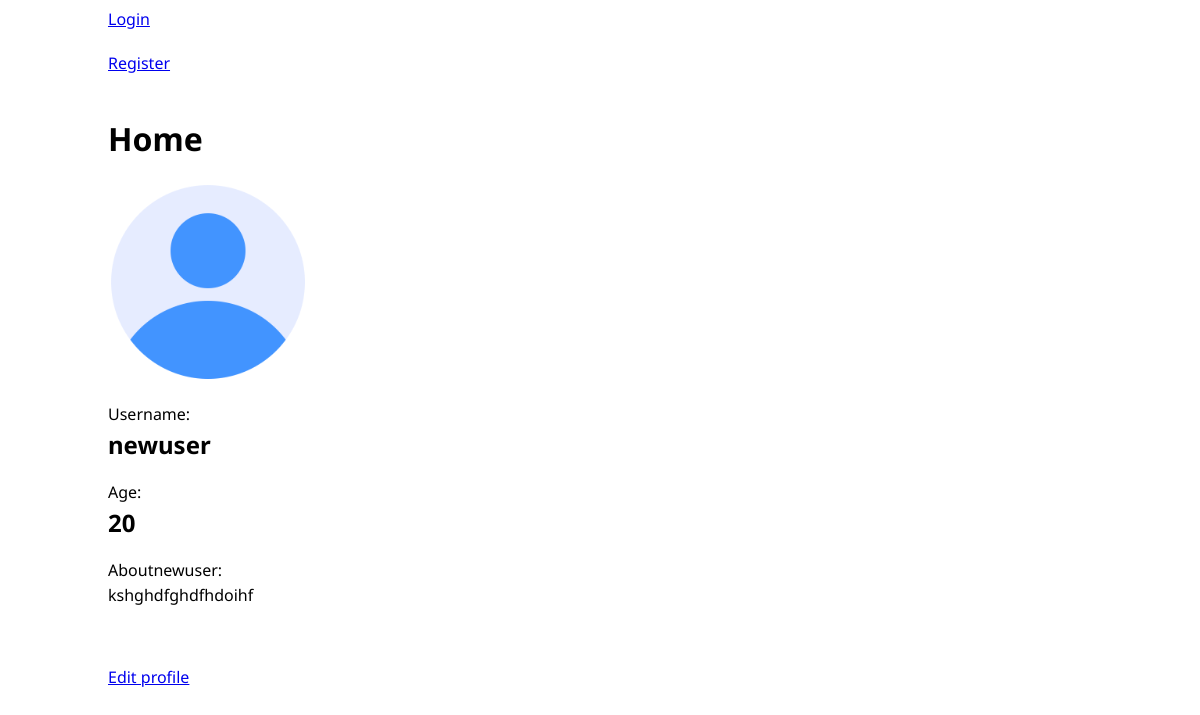
/my_profile/2/, run on an earlier commit of the app's database.
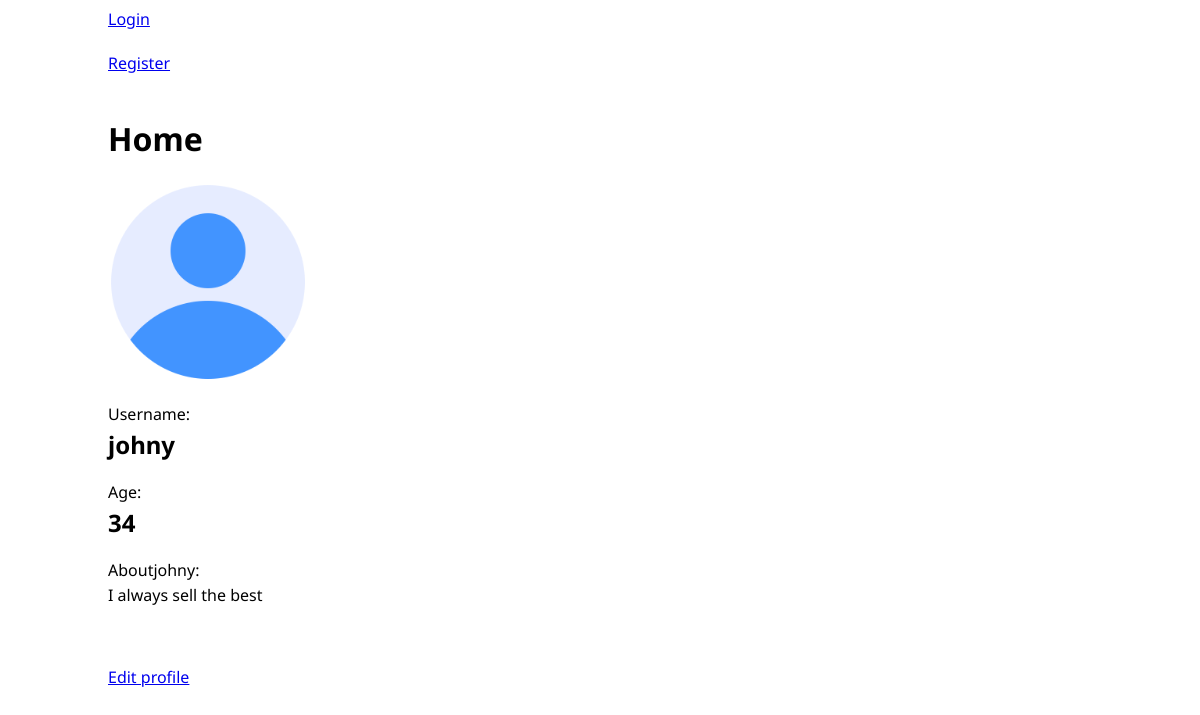
And on a later commit of the database.
### accounts/models.py (models this page shows, shortened)
class Accounts(AbstractUser):
    age = models.IntegerField(default=18)
    bio = models.CharField(max_length=300)
    profile_picture = models.ImageField(
        upload_to='profile_images/',
        blank=True, null=True,
        default='deault_images/user.png'
    )
    REQUIRED_FIELDS = []
    class Meta:
        db_table = 'Accounts'

### cars/views.py (the view)
# urls.py: path('my_profile/<int:pk>/', views.MyProfile.as_view(), name='MyProfile'),
class MyProfile(View):
    def get(self, request, pk):
        my_profile = models.Accounts.objects.get(pk=pk)
        context = {
            'my_profile': my_profile
        }
        return render(request, 'profile.html', context=context)

### templates/profile.html (shortened to what this page needs)
{% extends 'base.html' %}
{% block content %}
    <img src="{{ my_profile.profile_picture.url }}" height="200">
    <p class="padd">Username:</p><h2>{{ my_profile.username }}</h2>
    <p class="padd">Age:</p><h2>{{ my_profile.age }}</h2>
    <p class="padd">About{{ my_profile.username }}:</p><p class="bio">{{ my_profile.bio }}</p><br><br>
    <a href="{% url 'my_profile_update' my_profile.pk %}">Edit profile</a>
{% endblock content %}

What changed in the data, as far as the page shows it:
changed Accounts: username "newuser" → "johny"; age "20" → "34"; bio "kshghdfghdfhdoihf" → "I always sell the best"
